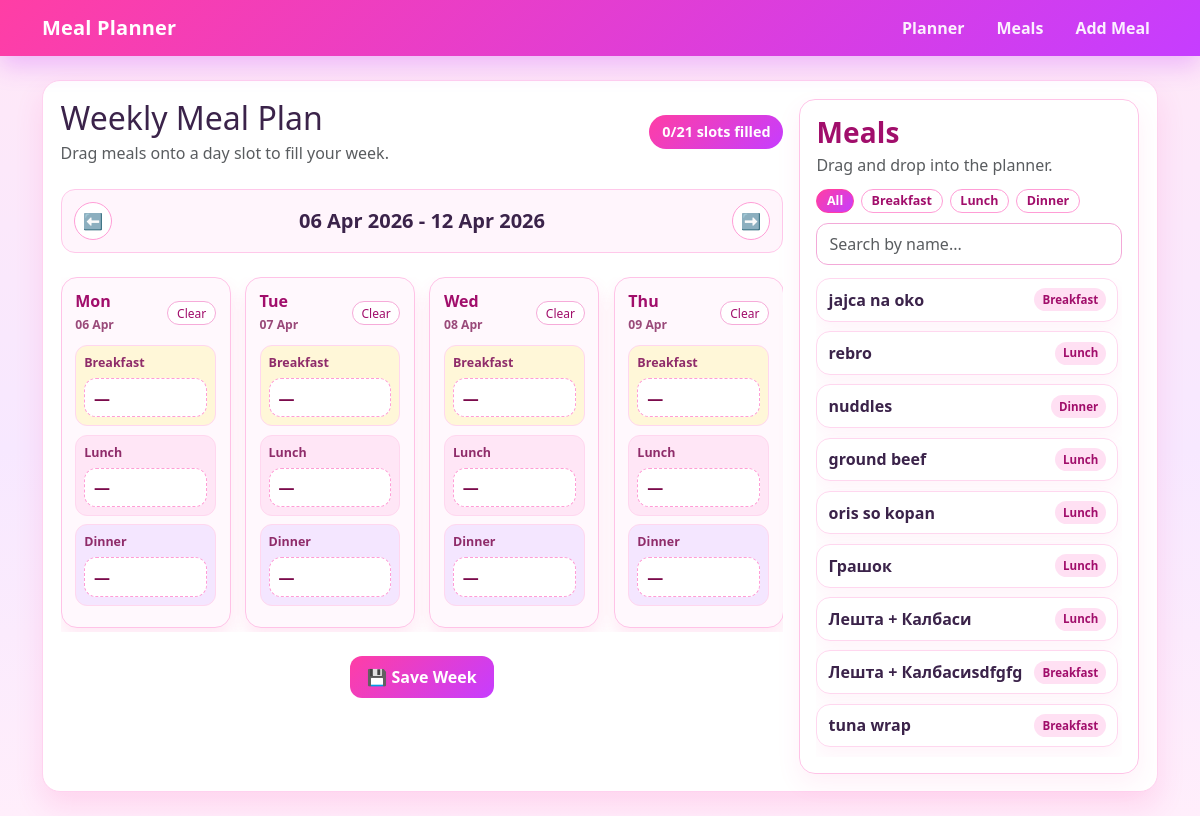
The page /planner?week=2026-04-06 on the database its author committed.
### models.py (models this page shows)
class WeekPlan(db.Model):
    id = db.Column(db.Integer, primary_key=True)
    start_date = db.Column(db.Date)  # Monday

class Meal(db.Model):
    id = db.Column(db.Integer, primary_key=True)
    name = db.Column(db.String(100))
    category = db.Column(db.String(20))  # breakfast/lunch/dinner

### app.py (the view, shortened to what this page needs)
@app.route('/planner', methods=['GET', 'POST'])
def planner():
    week_param = request.args.get('week')
    if week_param:
        monday = date.fromisoformat(week_param)
    else:
        monday = get_monday()
    week = WeekPlan.query.filter_by(start_date=monday).first()
    if not week:
        week = WeekPlan(start_date=monday)
        db.session.add(week)
        db.session.commit()
    meals = Meal.query.all()
    plan_meals = PlanMeal.query.filter_by(week_id=week.id).all()
    plan_dict = {(pm.day_of_week, pm.meal_type): pm.meal_id for pm in plan_meals}
    week_days = []
    for day in range(7):
        current_date = monday + timedelta(days=day)
        week_days.append({
            "index": day,
            "short_name": current_date.strftime("%a"),
            "display_date": current_date.strftime("%d %b"),
            "iso_date": current_date.isoformat()
        })
    prev_week = monday - timedelta(days=7)
    next_week = monday + timedelta(days=7)
    return render_template(
        'planner.html',
        meals=meals,
        plan=plan_dict,
        monday=monday,
        week_end=monday + timedelta(days=6),
        week_days=week_days,
        today_iso=date.today().isoformat(),
        prev_week=prev_week,
        next_week=next_week,
        timedelta=timedelta
    )

### templates/planner.html (shortened to what this page needs)
{% extends 'base.html' %}
{% block content %}
{% set meal_types = ['breakfast', 'lunch', 'dinner'] %}
<div class="cute-card planner-panel planner-layout">
    <div class="planner-main">
        <div class="planner-header mb-4">
            <div>
                <h2 class="mb-1">Weekly Meal Plan</h2>
                <p class="text-muted mb-0">Drag meals onto a day slot to fill your week.</p>
            </div>
            <div class="planner-progress">
                <span id="selected-count">0</span>/21 slots filled
            </div>
        </div>
        <div class="d-flex justify-content-between align-items-center mb-4 week-switcher">
            <a class="nav-btn" href="/planner?week={{ prev_week }}">⬅️</a>
            <h5 class="m-0 fw-semibold">{{ monday.strftime('%d %b %Y') }} - {{ week_end.strftime('%d %b %Y') }}</h5>
            <a class="nav-btn" href="/planner?week={{ next_week }}">➡️</a>
        </div>
        <form method="POST" id="planner-form">
            <div class="planner-grid">
                {% for day_info in week_days %}
                <section class="day-card {% if day_info.iso_date == today_iso %}today-card{% endif %}" data-day-index="{{ day_info.index }}">
                    <div class="day-card-head">
                        <div>
                            <h6 class="mb-0">{{ day_info.short_name }}</h6>
                            <small class="day-date">{{ day_info.display_date }}</small>
                        </div>
                        <button type="button" class="btn btn-sm day-clear-btn">Clear</button>
                    </div>
                    <div class="meal-slot breakfast-slot drop-slot"
                         data-meal-type="breakfast"
                         data-day-index="{{ day_info.index }}">
                        <label>Breakfast</label>
                        <div class="slot-display" aria-live="polite">—</div>
                    </div>
                    <div class="meal-slot lunch-slot drop-slot"
                         data-meal-type="lunch"
                         data-day-index="{{ day_info.index }}">
                        <label>Lunch</label>
                        <div class="slot-display" aria-live="polite">—</div>
                    </div>
                    <div class="meal-slot dinner-slot drop-slot"
                         data-meal-type="dinner"
                         data-day-index="{{ day_info.index }}">
                        <label>Dinner</label>
                        <div class="slot-display" aria-live="polite">—</div>
                    </div>
                </section>
                {% endfor %}
            </div>
            <div class="planner-actions mt-4">
                <button class="btn-cute" type="submit">💾 Save Week</button>
            </div>
        </form>
    </div>
    <aside class="meal-library" aria-label="Meal library">
        <div class="meal-library-head">
            <h3 class="mb-1">Meals</h3>
            <p class="text-muted mb-0">Drag and drop into the planner.</p>
        </div>
        <div class="meal-library-controls">
            <div class="library-category-tabs" role="tablist" aria-label="Filter by category">
                <button type="button" class="lib-tab active" data-category="all">All</button>
                <button type="button" class="lib-tab" data-category="breakfast">Breakfast</button>
                <button type="button" class="lib-tab" data-category="lunch">Lunch</button>
                <button type="button" class="lib-tab" data-category="dinner">Dinner</button>
            </div>
            <input
                type="text"
                id="library-search"
                class="form-control library-search"
                placeholder="Search by name..."
            >
        </div>
        <div class="meal-library-list" id="meal-library-list">
            {% for meal in meals %}
            <div class="meal-draggable"
                 draggable="true"
                 data-meal-id="{{ meal.id }}"
                 data-category="{{ meal.category }}">
                <span class="meal-draggable-title">{{ meal.name }}</span>
                <span class="meal-draggable-cat">{{ meal.category|capitalize }}</span>
            </div>
            {% endfor %}
        </div>
    </aside>
</div>
{% endblock %}

### static/style.css (style rules this page uses)
body { background: linear-gradient(180deg, #ffe8f7 0%, #f7e8ff 55%, #ffeefb 100%); color: #3b234a; min-height: 100vh; }
.cute-card { background: #ffffff; border-radius: 18px; padding: 1.35rem; border: 1px solid #ffd2ef; box-shadow: 0 14px 28px rgba(255, 62, 165, 0.14); }
.week-switcher { border: 1px solid #ffc8ea; border-radius: 14px; padding: 0.75rem; background-color: #fff5fc; }
select, .form-control, .form-select { border-radius: 10px !important; border: 1px solid #f3a9d8 !important; }
.btn-cute { background: linear-gradient(135deg, #ff3ea5 0%, #c63dff 100%); color: #fff; border-radius: 12px; padding: 0.55rem 1.1rem; border: none; font-weight: 600; }
.nav-btn { width: 38px; height: 38px; display: inline-flex; align-items: center; justify-content: center; text-decoration: none; border-radius: 50%; border: 1px solid #ff9dd6; background-color: #ffffff; color: #a10e6b; }
.planner-panel { padding: 1.1rem; }
.planner-header { display: flex; align-items: center; justify-content: space-between; gap: 0.9rem; flex-wrap: wrap; }
.planner-progress { background: linear-gradient(135deg, #ff3ea5 0%, #c63dff 100%); color: #fff; padding: 0.4rem 0.8rem; border-radius: 999px; font-weight: 600; font-size: 0.9rem; }
.planner-grid { display: grid; grid-template-columns: repeat(7, minmax(170px, 1fr)); gap: 0.9rem; overflow-x: auto; padding-bottom: 0.25rem; scroll-snap-type: x mandatory; }
.day-card { background: #fff8fd; border: 1px solid #ffc3e7; border-radius: 16px; padding: 0.85rem; box-shadow: 0 10px 18px rgba(255, 62, 165, 0.12); min-width: 170px; scroll-snap-align: start; }
.day-card-head { display: flex; justify-content: space-between; align-items: center; margin-bottom: 0.65rem; }
.day-card h6 { color: #a10e6b; font-weight: 700; }
.day-date { color: #9a4a7a; font-weight: 600; font-size: 0.76rem; }
.day-clear-btn { border-radius: 999px; border: 1px solid #f6abd9; color: #a10e6b; background-color: #fff; font-size: 0.75rem; line-height: 1.1; padding: 0.28rem 0.55rem; }
.meal-slot { border: 1px solid #ffd7ef; border-radius: 12px; padding: 0.5rem; margin-bottom: 0.52rem; background-color: #fff; transition: 0.18s ease; }
.meal-slot label { display: block; font-size: 0.78rem; font-weight: 600; color: #8f2c6a; margin-bottom: 0.32rem; }
.breakfast-slot { background-color: #fff7d8; }
.lunch-slot { background-color: #ffe6f6; }
.dinner-slot { background-color: #f4e6ff; }
.drop-slot { cursor: pointer; }
.slot-display { margin-top: 0.32rem; padding: 0.42rem 0.55rem; border-radius: 12px; background: #fff; border: 1px dashed #ff9dd6; font-weight: 800; color: #7b0a4b; min-height: 34px; display: flex; align-items: center; }
.planner-layout { display: flex; gap: 1rem; align-items: flex-start; }
.planner-main { flex: 1 1 auto; min-width: 0; }
.meal-library { width: 340px; flex: 0 0 340px; border-radius: 16px; border: 1px solid #ffc3e7; background: rgba(255, 255, 255, 0.78); box-shadow: 0 10px 24px rgba(255, 62, 165, 0.08); padding: 1rem; position: sticky; top: 1rem; }
.meal-library-head h3 { font-weight: 900; letter-spacing: 0.2px; color: #a10e6b; }
.meal-library-controls { margin-top: 0.75rem; margin-bottom: 0.85rem; }
.library-category-tabs { display: flex; gap: 0.45rem; flex-wrap: wrap; margin-bottom: 0.6rem; }
.lib-tab { border-radius: 999px; border: 1px solid #ff9dd6; background-color: #ffffff; color: #a10e6b; font-size: 0.78rem; font-weight: 900; padding: 0.25rem 0.6rem; line-height: 1.1; transition: 0.16s ease; }
.lib-tab.active { border-color: #ff3ea5; background: linear-gradient(135deg, #ff3ea5 0%, #c63dff 100%); color: #fff; }
.library-search { border-radius: 12px !important; border: 1px solid #f3a9d8 !important; min-height: 42px; }
.meal-library-list { max-height: 66vh; overflow: auto; padding-right: 0.25rem; }
.meal-draggable { display: flex; align-items: center; justify-content: space-between; gap: 0.6rem; border: 1px solid #ffd7ef; background: #ffffff; border-radius: 14px; padding: 0.55rem 0.7rem; box-shadow: 0 8px 18px rgba(255, 62, 165, 0.06); margin-bottom: 0.6rem; user-select: none; cursor: grab; transition: 0.16s ease; }
.meal-draggable-title { font-weight: 900; color: #3b234a; }
.meal-draggable-cat { font-size: 0.72rem; font-weight: 900; color: #a10e6b; background-color: #ffe0f3; border-radius: 999px; padding: 0.18rem 0.5rem; white-space: nowrap; }
.planner-actions { display: flex; justify-content: center; }

### rows shown on the page
WeekPlan: strftime "06 Apr 2026"
Meal: name "jajca na oko", category "Breakfast"
Meal: name "rebro", category "Lunch"
Meal: name "nuddles", category "Dinner"
Meal: name "ground beef", category "Lunch"
Meal: name "oris so kopan", category "Lunch"
Meal: name "Грашок", category "Lunch"
Meal: name "Лешта + Калбаси", category "Lunch"
Meal: name "Лешта + Калбасиsdfgfg", category "Breakfast"
Meal: name "tuna wrap", category "Breakfast"

### other values the page prints
{{ week_end.strftime('%d %b %Y') }} "12 Apr 2026"
{{ day_info.short_name }} "Mon" "Tue" "Wed" "Thu"
{{ day_info.display_date }} "06 Apr" "07 Apr" "08 Apr" "09 Apr"
